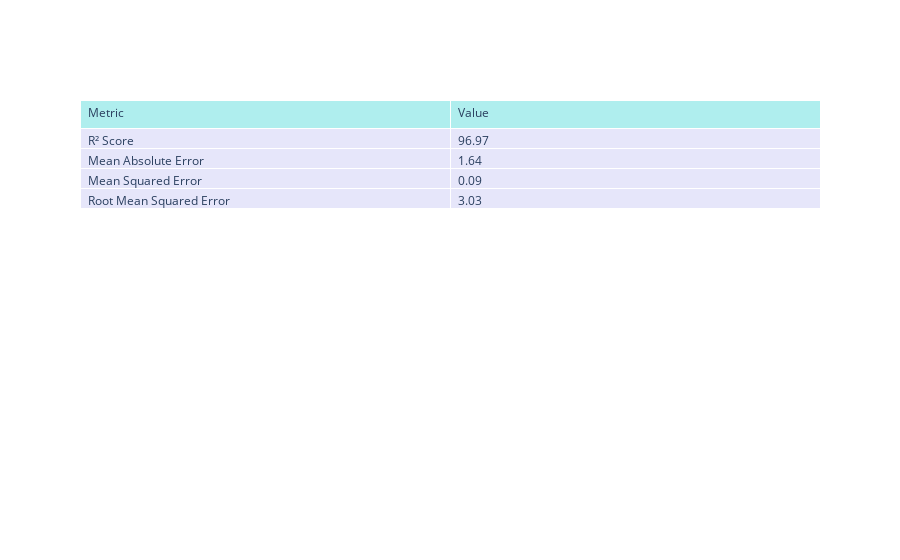

The cell this chart's notebook holds for it:
### Code cell
fig = go.Figure(data=[go.Table(
    header=dict(values=list(metrics_df.columns),
                fill_color='paleturquoise',
                align='left'),
    cells=dict(values=[metrics_df['Metric'], metrics_df['Value'].round(4)],
               fill_color='lavender',
               align='left'))
])

fig.show()

### Figure 1 — Plotly figure (JSON) as saved in the notebook; plotly's stock layout.template omitted (floating-point values rounded to 4 significant figures)
{"data": [{"cells": {"align": "left", "fill": {"color": "lavender"}, "values": [["R² Score", "Mean Absolute Error", "Mean Squared Error", "Root Mean Squared Error"], [96.97, 1.64, 0.09, 3.03]]}, "header": {"align": "left", "fill": {"color": "paleturquoise"}, "values": ["Metric", "Value"]}, "type": "table"}], "layout": {"autosize": true}}
